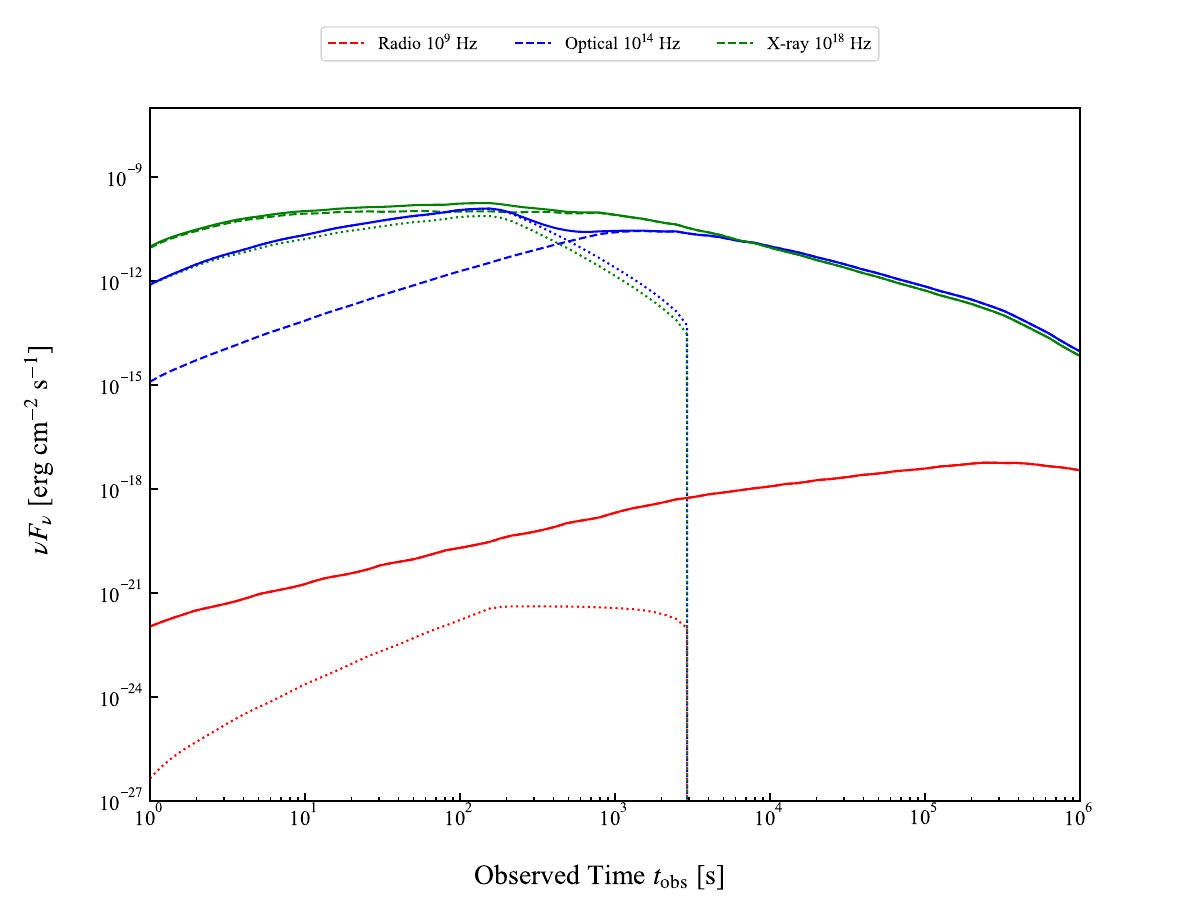

Reproduce this figure in Julia.
include("../src/Magglow.jl")
using .Magglow
using PyCall
using PyPlot
using Revise

# Source Distance
z=1.0 # redshift
DL=2.1e28 # luminosity distance [cm]

# Input Observed Time
t_in=10 .^ range(log10(1e0), log10(1e7), length=100)

# Input Observed Frequency
nu_in=Float64[
    1e9  , # Radio
    1e14 , # Optical
    1e17   # X-ray
]

# Input parameters
Input=Float64[
    1e54   ,    # 1 initial energy E0 [erg]
    100    ,    # 2 initial Lorentz factor G0 at R0
    5e0   ,    # 3 initial magnetization S0
    300*3e10  ,    # 4 initial radial width D0 [cm], which should be smaller than the initial radius R0
    1e0    ,    # 5 CSM number density n0 at R0 [/cc]
    0      ,    # 6 density slope k (ISM:0 --- 2:wind)
    0.1    ,    # 7 energy fraction of accelerated electrons epsiron_e
    0.001   ,    # 8 energy fraction of Weibel induced magnetic field epsiron_B
    2.2    ,    # 9 PD spectral index 2 < p < 3
    1.0    ,    # 10 number fraction of accelerated electrons f_e
    0.1    ,    # 11 opening angle theta_j
    0.0    ,    # 12 viewing angle theta_o
    0.1    ,    # 13 energy fraction of accelerated electrons epsiron_e,RS
    0.001   ,    # 14 energy fraction of Weibel induced magnetic field epsiron_B,RS
    2.2    ,    # 15 PD spectral index 2 < p_RS < 3
    1.0    ,    # 16 number fraction of accelerated electrons f_e,RS
    0.1    ,    # 17 energy fraction of accelerated protons epsiron_p
    0.01   ,    # 18 number fraction of accelerated protons f_p
    0.1    ,    # 19 energy fraction of accelerated protons epsiron_p,RS
    0.01        # 20 number fraction of accelerated protons f_p,RS
]

# Output leptonic/hadronic emission
Output=[zeros(Float64,length(t_in),length(nu_in)) for i=1:18]

# Which is calculated?
is_calc=[
    true  , # 1 e-syn
    false , # 2 p-syn
    true  , # 3 e-SSC
    true , # 4 pp
    false   # 5 pg
]

Magnetic_Bullet_Afterglow!(z,DL,t_in,nu_in,Input,Output,is_calc)

function Lightcurve!(Syn,Synp,SSC,SynRS,SynpRS,SSCRS)
    rcParams = PyDict(matplotlib["rcParams"])
    rcParams["font.family"] ="Times New Roman"
    rcParams["mathtext.fontset"] = "stix" 
    rcParams["xtick.direction"] = "in"     
    rcParams["ytick.direction"] = "in"     
    rcParams["xtick.minor.visible"] = true 
    rcParams["ytick.minor.visible"] = true 
    rcParams["xtick.major.width"] = 1.5   
    rcParams["ytick.major.width"] = 1.5   
    rcParams["xtick.minor.width"] = 1.0   
    rcParams["ytick.minor.width"] = 1.0    
    rcParams["xtick.major.size"] = 6       
    rcParams["ytick.major.size"] = 6      
    rcParams["xtick.minor.size"] = 3      
    rcParams["font.size"] = 15            
    rcParams["axes.linewidth"] = 1.0     

    fig = plt.figure(figsize=(12,9))
    plt.subplots_adjust(wspace=0.2, hspace=0.3)
    ax = fig.add_subplot(111)

    ax.set_xscale("log")
    ax.set_yscale("log")

    # a1,=ax.plot(t_obs,1e10*nu_in[1].*(Syn[:,1].+Synp[:,1].+SSC[:,1]),label=raw"$10^{9}$ Hz ($\times10^{18}$)",color="red")
    # a2,=ax.plot(t_obs,1e8*nu_in[2].*(Syn[:,2].+Synp[:,2].+SSC[:,2]),label=raw"$10^{14}$ Hz ($\times10^{8}$)",color="blue")
    # a3,=ax.plot(t_obs,1e2*nu_in[3].*(Syn[:,3].+Synp[:,3].+SSC[:,3]),label=raw"$10^{18}$ Hz ($\times10^2$)",color="green")
    a1,=ax.plot(t_in,nu_in[1].*(Syn[:,1].+Synp[:,1].+SSC[:,1]),label=raw"Radio $10^{9}$ Hz ($\times1$)",color="red",linestyle="dashed")
    a2,=ax.plot(t_in,nu_in[2].*(Syn[:,2].+Synp[:,2].+SSC[:,2]),label=raw"Optical $10^{14}$ Hz ($\times1$)",color="blue",linestyle="dashed")
    a3,=ax.plot(t_in,nu_in[3].*(Syn[:,3].+Synp[:,3].+SSC[:,3]),label=raw"X-ray $10^{18}$ Hz ($\times1$)",color="green",linestyle="dashed")
    ax.plot(t_in,nu_in[1].*(SynRS[:,1].+SynpRS[:,1].+SSCRS[:,1]),label=raw"$3.3\times10^{14}$ Hz ($\times1$)",color="red",linestyle="dotted")
    ax.plot(t_in,nu_in[2].*(SynRS[:,2].+SynpRS[:,2].+SSCRS[:,2]),label=raw"$4.8\times10^{14}$ Hz ($\times1$)",color="blue",linestyle="dotted")
    ax.plot(t_in,nu_in[3].*(SynRS[:,3].+SynpRS[:,3].+SSCRS[:,3]),label=raw"$7.3\times10^{16}$ Hz ($\times1$)",color="green",linestyle="dotted")
    ax.plot(t_in,nu_in[1].*(Syn[:,1].+SynRS[:,1].+SSC[:,1].+SSCRS[:,1]),label=raw"$3.3\times10^{14}$ Hz ($\times1$)",color="red")
    ax.plot(t_in,nu_in[2].*(Syn[:,2].+SynRS[:,2].+SSC[:,2].+SSCRS[:,2]),label=raw"$4.8\times10^{14}$ Hz ($\times1$)",color="blue")
    ax.plot(t_in,nu_in[3].*(Syn[:,3].+SynRS[:,3].+SSC[:,3].+SSCRS[:,3]),label=raw"$7.3\times10^{16}$ Hz ($\times1$)",color="green")

    ax.set_xlim(1e0,1e6)
    ax.set_ylim(1e-27,1e-7)

    fig.supylabel(raw"$νF_ν$ [erg $\rm cm^{-2}$ $\rm s^{-1}$]",fontsize=20)
    fig.supxlabel(raw"Observed Time $t_{\rm obs}$ [s]",fontsize=20)
        
    h1=[a1,a2,a3]
    lab1=[q.get_label() for q in h1]
    fig.legend(h1,lab1,bbox_to_anchor=(0.5, 0.98), loc="upper center", ncol=4, fontsize=13)

    fig.savefig("LC_sample.pdf",dpi=300)
end

Lightcurve!(Output[1],Output[2],Output[3],Output[4],Output[5],Output[6])